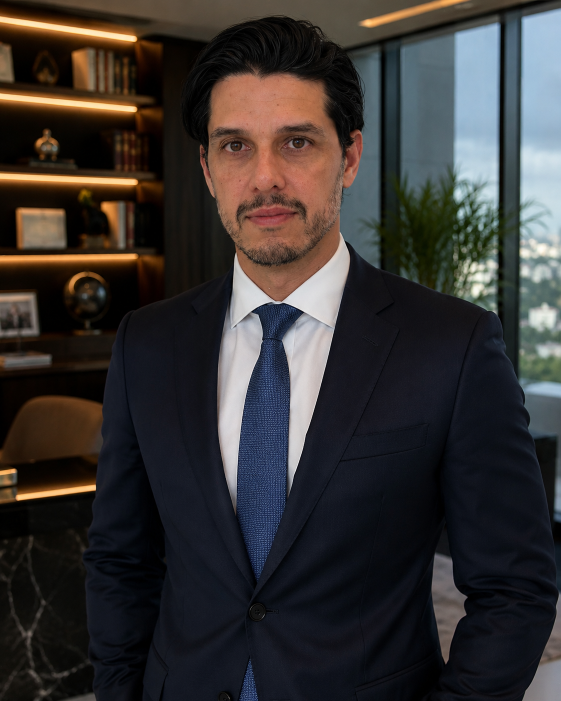
#> input picture kit/foto1.png, 1122 x 1402 px (shown at 1/2 size)
$ python gerar_so.py
#> lines starting #> are read from the running program, lines starting #| are printed output that depends on the picture; after the words box and inside, x2 and y2 are one past the last pixel; in counts of white or black regions, pixels touching at a corner belong together
### kit/gerar.py
import json, os, sys
from PIL import Image, ImageDraw, ImageFont, ImageFilter, ImageEnhance

F = "/tmp/fonts/fontsource-%s-5.3.0/package/files/%s-latin-%d-normal.woff"
import os as _os
KIT=_os.path.dirname(_os.path.abspath(__file__))
PG = _os.path.join(KIT,"fonts","texgyrepagella-%s.otf")
def font(fam, w, s):
    # padrão da marca: Book Antiqua -> equivalente livre TeX Gyre Pagella (Palatino)
    return ImageFont.truetype(PG % ("bold" if w >= 600 else "regular"), int(s * 1.08))

W, H = 1080, 1350
GOLD = (214, 174, 96); DARK = (22, 18, 14); WHITE = (255, 255, 255)
INK = (20, 20, 20); GRAY = (110, 110, 110); CARD = (244, 241, 235)

FOTO = Image.open(_os.path.join(KIT,"foto1.png")).convert("RGB")
#> FOTO is the input picture: PIL image 1122x1402 RGB; mean R, G, B 54.7, 51.2, 50.3
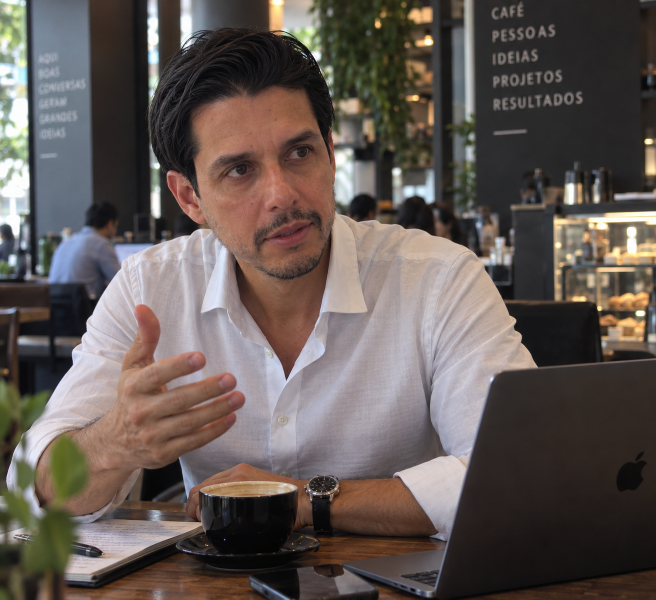
#> input picture kit/fotos/cafe_camisa_branca.png, 1312 x 1199 px, given in place of fundo.jpg, which was not available (shown at 1/2 size)

def wrap(draw, text, fnt, maxw):
    words, lines, cur = text.split(), [], ""
    for w in words:
        t = (cur + " " + w).strip()
        if draw.textlength(t, font=fnt) <= maxw: cur = t
        else: lines.append(cur); cur = w
    if cur: lines.append(cur)
    return lines

LOGO = _os.path.join(KIT,"logo.jpg")
def wordmark(img, y):
    from PIL import ImageChops
    if os.path.exists(LOGO):
        lg = Image.open(LOGO).convert("RGB"); lw = 560
        lg = lg.resize((lw, int(lg.height * lw / lg.width)), Image.LANCZOS)
        pos = ((W - lw) // 2, y - 20); reg = img.crop((pos[0], pos[1], pos[0] + lg.width, pos[1] + lg.height))
        mask = lg.convert("L").point(lambda v: 0 if v < 45 else min(255, (v - 45) * 3))
        img.paste(lg, pos, mask); return
    d = ImageDraw.Draw(img); f = font("montserrat", 800, 34); t = "DIEGOCIATOS"
    sp = 8; w = sum(d.textlength(c, font=f) for c in t) + sp * (len(t) - 1)
    x = (W - w) / 2
    for c in t:
        d.text((x, y), c, font=f, fill=WHITE); x += d.textlength(c, font=f) + sp
    d.line([((W - w) / 2, y + 50), ((W + w) / 2, y + 50)], fill=GOLD, width=3)

# [31 lines left out: function capa, not called in this run]

AV = _os.path.join(KIT,"avatar.jpg")
def avatar(size):
    if os.path.exists(AV):
        face = Image.open(AV).convert("RGB").crop((55, 15, 279, 239)).resize((size, size), Image.LANCZOS)
    else:
        cx, cy, r = 565, 370, 250
        face = FOTO.crop((cx - r, cy - r, cx + r, cy + r)).resize((size, size), Image.LANCZOS)
    m = Image.new("L", (size * 4, size * 4), 0); ImageDraw.Draw(m).ellipse([0, 0, size * 4, size * 4], fill=255)
    face.putalpha(m.resize((size, size), Image.LANCZOS)); return face

def rich_lines(d, text, maxw, size):
    # **negrito** dentro do texto
    reg = font("inter", 400, size); bold = font("inter", 700, size)
    toks = []
    for i, part in enumerate(text.split("**")):
        for w in part.split(): toks.append((w, i % 2 == 1))
    lines, cur, curw = [], [], 0
    sp = d.textlength(" ", font=reg)
    for w, b in toks:
        ww = d.textlength(w, font=bold if b else reg)
        glue = w[0] in ".,;:!?)"
        if cur and not glue and curw + sp + ww > maxw: lines.append(cur); cur, curw = [], 0
        curw += (0 if (glue or not cur) else sp) + ww; cur.append((w, b, glue))
    if cur: lines.append(cur)
    return lines, reg, bold, sp

def tweet(n, total, titulo, paras, out, fonte=None, rodape=None, punch=None):
    # punch: frase final em CAIXA ALTA e negrito (estilo 'conclusão do slide')
    img = Image.new("RGB", (W, H), WHITE); d = ImageDraw.Draw(img); X = 80; maxw = W - 2 * X
    # contador
    cf = font("inter", 600, 28); ct = f"{n}/{total}"; cw = d.textlength(ct, font=cf)
    d.rounded_rectangle([W - 80 - cw - 36, 50, W - 80, 100], radius=25, fill=(235, 235, 235))
    d.text((W - 80 - cw - 18, 58), ct, font=cf, fill=GRAY)
    # bloco de conteúdo — calcula altura para centralizar
    tf = font("inter", 800, 50); tl = wrap(d, titulo, tf, maxw - 40)
    blocks = []; bsize = 40
    for p in paras: blocks.append(rich_lines(d, p, maxw, bsize))
    h = 150 + 50 + len(tl) * 62 + 30
    for lines, *_ in blocks: h += len(lines) * 56 + 28
    if fonte: h += 120 + len(fonte.get("ficha", [])) * 46 + 44 * 2
    pf = font("inter", 800, 44); pl = wrap(d, punch.upper(), pf, maxw) if punch else []
    if pl: h += 20 + len(pl) * 56
    y = max(150, int((H - h) / 2) - 20)
    av = avatar(150); img.paste(av, (X, y), av)
    d.text((X + 180, y + 30), "Diego Ciatos", font=font("inter", 800, 44), fill=INK)
    d.text((X + 180, y + 86), "@diegociatos", font=font("inter", 400, 36), fill=GRAY)
    y += 150 + 50
    d.rectangle([X, y + 8, X + 14, y + 8 + len(tl) * 62 - 16], fill=GOLD)
    for l in tl: d.text((X + 34, y), l, font=tf, fill=INK); y += 62
    y += 30
    for lines, reg, bold, sp in blocks:
        for line in lines:
            x = X
            for i, (w, b, glue) in enumerate(line):
                f = bold if b else reg
                if glue and i: x -= sp
                d.text((x, y), w, font=f, fill=INK); x += d.textlength(w, font=f) + sp
            y += 56
        y += 28
    if pl:
        y += 12
        for l in pl: d.text((X, y), l, font=pf, fill=INK); y += 56
        y += 16
    if fonte:
        y += 10; sf = font("inter", 700, 26); hf = font("inter", 800, 34)
        lf = font("inter", 600, 30); vf = font("inter", 500, 30)
        hl = wrap(d, fonte["manchete"], hf, maxw - 60) if fonte.get("manchete") else []
        ficha = fonte.get("ficha", [])
        ch = 64 + len(hl) * 44 + (16 if hl else 0) + len(ficha) * 46 + 20
        d.rounded_rectangle([X, y, W - X, y + ch], radius=24, fill=CARD, outline=(220, 214, 200), width=2)
        d.text((X + 30, y + 22), fonte["veiculo"].upper(), font=sf, fill=(160, 120, 50))
        yy = y + 62
        for l in hl: d.text((X + 30, yy), l, font=hf, fill=INK); yy += 44
        if hl: yy += 16
        for lab, val in ficha:
            d.text((X + 30, yy), lab, font=lf, fill=GRAY)
            d.text((X + 260, yy), val, font=vf, fill=INK); yy += 46
    if rodape:
        d.text((X, H - 90), rodape, font=font("inter", 600, 28), fill=GRAY)
    img.save(out, quality=94)

# [32 lines left out: function capa2, not called in this run]

def fit(im, w, h):
#> called with w = 1080, h = 1350
    s = max(w / im.width, h / im.height); im = im.resize((int(im.width*s)+1, int(im.height*s)+1), Image.LANCZOS)
#> after `s = max(w / im.width, h / im.height)`: s = 1.13
    return im.crop(((im.width-w)//2, 0, (im.width-w)//2+w, h))
def capa3(tema, foto, selo, gancho, destaque, apoio, out, lado="dir", crop=None):
    bg = ImageEnhance.Brightness(fit(Image.open(tema).convert("RGB"), W, H)).enhance(0.75)
    p = Image.open(foto).convert("RGB")
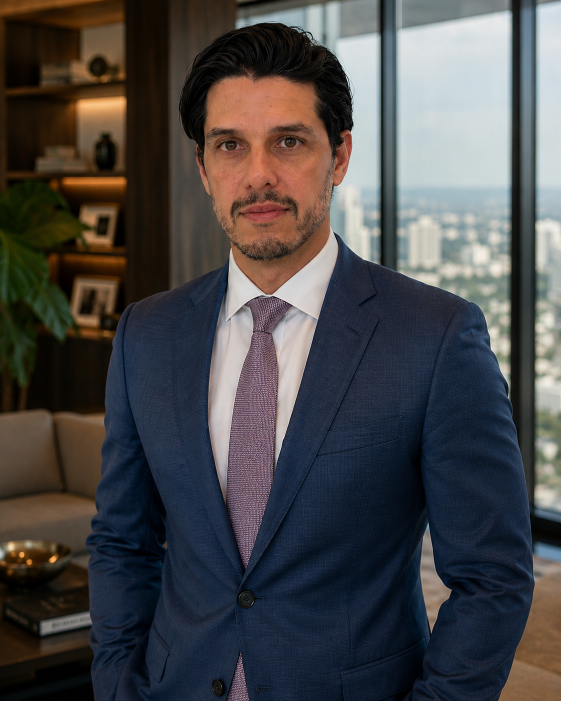
#> input picture kit/fotos/terno_azul.png, 1122 x 1402 px, found by its file name (shown at 1/2 size)
#> p is the input picture: PIL image 1122x1402 RGB; mean R, G, B 72.7, 71.2, 72.2
    if crop: p = p.crop(tuple(crop))
    pw = int(W * 0.66); ph = int(p.height * pw / p.width); p = p.resize((pw, ph), Image.LANCZOS).crop((0, 0, pw, min(ph, int(H*0.66))))
#> after `ph = int(p.height * pw / p.width)`: ph = 889
    # máscara: some nas laterais e embaixo
    m = Image.new("L", p.size, 255); md = m.load()
#> after `m = Image.new('L', p.size, 255)`: m: PIL image 712x889 L; every value is 255
    for x in range(p.width):
        fx = min(1, x / (p.width*0.28)) if lado=="dir" else min(1, (p.width - x) / (p.width*0.28))
        for y in range(p.height):
            fy = min(1, (p.height - y) / (p.height*0.35))
            md[x, y] = int(255 * fx * fy)
    x0 = W - pw if lado=="dir" else 0
    img = bg.copy(); img.paste(p, (x0, 0), m)
    # degradê para o texto
    g = Image.new("L", (1, H))
    for y in range(H): g.putpixel((0, y), int(min(1, max(0, (y - H*0.38)/(H*0.3))) * 240))
    img = Image.composite(Image.new("RGB", (W, H), (10, 9, 8)), img, g.resize((W, H)))
    d = ImageDraw.Draw(img); X = 70; maxw = W - 2*X
    sf = font("inter", 700, 30); sw = d.textlength(selo, font=sf)
#> after `sw = d.textlength(selo, font=sf)`: sw = 270.9
    _hf = font("inter", 700, 104); _gl = wrap(d, gancho, _hf, maxw)
    _s = 104
    while len(_gl) > 3 and _s >= 70: _s -= 6; _hf = font("inter", 700, _s); _gl = wrap(d, gancho, _hf, maxw)
#> this loop made 6 passes
    _bl = wrap(d, destaque, font("inter", 700, 58), maxw - 30); _al = wrap(d, apoio, font("inter", 400, 40), maxw)
    _h = 90 + len(_gl) * int(_s * 1.12) + 10 + len(_bl) * 78 + 18 + len(_al) * 52
    y = min(640, H - 190 - _h)
#> y = 530
    d.rounded_rectangle([X, y, X+sw+44, y+58], radius=29, fill=GOLD); d.text((X+22, y+9), selo, font=sf, fill=DARK); y += 90
#> after `y += 90`: y = 620
    size = 104
    while True:
        hf = font("inter", 700, size); gl = wrap(d, gancho, hf, maxw)
        if len(gl) <= 3 or size < 70: break
        size -= 6
#> after the loop, size = 68
    for l in gl: d.text((X, y), l, font=hf, fill=WHITE); y += int(size*1.12)
#> this loop made 4 passes
#> (l, y) on passes 1 to 4: ('Ele pagou o melhor', 696), ('diretor com ações da', 772), ('empresa. A Receita', 848), ('mandou a conta do INSS.', 924)
#> after the loop, y = 924
    y += 10; bf = font("inter", 700, 58)
#> after `y += 10`: y = 934
    for l in wrap(d, destaque, bf, maxw-30):
        bb = bf.getbbox(l); w = d.textlength(l, font=bf)
        d.rectangle([X-12, y+bb[1]-10, X+w+14, y+bb[3]+12], fill=GOLD); d.text((X, y), l, font=bf, fill=DARK); y += 78
#> this loop made 2 passes
#> (l, bb, w, y) on passes 1 to 2: ('O STJ decidiu: não pode.', (0, 10, 758, 71), 758.4, 1012), ('Unânime.', (0, 8, 297, 59), 297.4, 1090)
#> after the loop, y = 1090
    y += 18; af = font("inter", 400, 40)
#> after `y += 18`: y = 1108
    for l in wrap(d, apoio, af, maxw): d.text((X, y), l, font=af, fill=(230,230,230)); y += 52
#> this loop made 1 pass
#> (l, y) on pass 1: ('Stock options · julgado em 14/10/2026', 1160)
#> after the loop, y = 1160
    wordmark(img, H-120); img.save(out, quality=94)
#> in wordmark, `w = sum((d.textlength(c, font=f) for c in t)) + sp * (len(t) - 1)`: w = 330.9
#> in wordmark, `x = (W - w) / 2`: x = 374.5
#> the loop in wordmark, `for c in t:` made 11 passes
#> x on passes 1 to 11: 410.3, 428.9, 459.6, 495.5, 531.9, 565, 583.6, 616.3, 646.2, 682.6, 713.5
#> after the loop in wordmark, `for c in t:`: x = 713.5

# [23 lines left out: function capa_tweet, not called in this run]

# [12 lines that do not run on import are left out]

### 20261103_stock_options/gerar_so.py
import sys,os; sys.path.insert(0,'/home/claude/midia_repo/kit')
from PIL import Image
from gerar import tweet, capa3
T=7; o='so'
capa3('fundo.jpg','/home/claude/midia_repo/kit/fotos/terno_azul.png','STJ · TEMA 1.379',
 'Ele pagou o melhor diretor com ações da empresa. A Receita mandou a conta do INSS.',
 'O STJ decidiu: não pode. Unânime.','Stock options · julgado em 14/10/2026','%s_01.jpg'%o)
S=[
("QUEM É O MARCOS",["Ele é sócio de uma empresa de software em BH, com **60 funcionários**, organizada como **S.A.**","Precisava segurar o diretor de tecnologia, disputado pelo mercado, mas **não tinha caixa** para um salário de multinacional.","A saída: um **plano de opção de compra de ações** (stock options).","(História ilustrativa.)"],None,None),
("ELE FEZ TUDO CERTO",["O plano foi **aprovado em assembleia**, dentro do capital autorizado, como manda o **art. 168, § 3º, da Lei 6.404/1976**.","O diretor só podia comprar depois de **3 anos** na empresa e **pagava o preço** das ações com o próprio dinheiro.","Se a empresa não crescesse, a opção não valeria nada. **Risco real.**"],None,None),
("A CONTA QUE VEIO",["Na hora em que o diretor exerceu a opção, a Receita entendeu que aquilo era **salário disfarçado**.","Ganho no exercício: **R$ 500 mil**.","Cobrança: **R$ 129 mil** (20% patronal + 5,8% de terceiros, por exemplo), fora multa e juros.","(Conta ilustrativa.)"],None,None),
("O QUE O STJ DECIDIU",["Em **14/10/2026**, a Primeira Seção julgou o tema como **repetitivo**:"],{"veiculo":"Tema 1.379 · REsp 2.199.631/SP e 2.070.059/SP","manchete":"\"No regime do stock option plan previsto no art. 168, § 3º, da Lei n. 6.404/1976\" (...), não incidem contribuição patronal nem contribuições a terceiros no exercício da opção. (síntese)","ficha":[["Tribunal","STJ · 1ª Seção"],["Placar","Unânime"],["Relator","Min. Sérgio Kukina"],["Data","14/10/2026"]]},"Base: natureza mercantil, já reconhecida no Tema 1.226."),
("O QUE MUDA PARA VOCÊ",["• Plano de stock options **bem desenhado** não é folha: sem INSS patronal e terceiros no exercício.","• O imposto de renda do beneficiário fica para a **venda das ações com lucro** (Tema 1.226).","• **Limites:** a tese é para o plano do art. 168 (S.A.). Plano sem risco, sem pagamento ou com cara de bônus pode ficar de fora.","• Pagou no passado? Em regra, dá para discutir os **últimos 5 anos**."],None,"Cada caso exige análise individual."),
("VOCÊ QUER SEGURAR UM TALENTO SEM ESTOURAR A FOLHA?",["Transformar seu melhor profissional em sócio pode ser a melhor decisão do ano, se o plano for feito do jeito certo.","Comenta **\"SÓCIO\"** que eu te mostro o caminho.","WhatsApp (31) 99110-0349"],None,None),
]
for i,(t,p,f,r) in enumerate(S,start=2): tweet(i,T,t,p,'%s_%02d.jpg'%(o,i),f,r)
#> in tweet, `img = Image.new('RGB', (W, H), WHITE)`: img: PIL image 1080x1350 RGB; every value is 255
#> in tweet, `cw = d.textlength(ct, font=cf)`: cw = 48.3
#> in tweet, `tl = wrap(d, titulo, tf, maxw - 40)`: tl = ['QUEM É O MARCOS']
#> after the loop in tweet, `for p in paras: blocks.append(rich_lines(d, p, maxw, bsize))`: blocks = 4 items
#> in tweet, `h = 150 + 50 + len(tl) * 62 + 30`: h = 292
#> the loop in tweet, `for lines, *_ in blocks: h += len(lines) * 56 + 28` made 4 passes
#> h on passes 1 to 4: 488, 684, 824, 908
#> after the loop in tweet, `for lines, *_ in blocks: h += len(lines) * 56 + 28`: h = 908
#> in tweet, `pl = wrap(d, punch.upper(), pf, maxw) if punch else []`: pl = []
#> in tweet, `y = max(150, int((H - h) / 2) - 20)`: y = 201
#> in avatar, `m = Image.new('L', (size * 4, size * 4), 0)`: m: PIL image 600x600 L; every value is 0
#> in avatar, `ImageDraw.Draw(m).ellipse([0, 0, size * 4, size * 4], fill=255)`:
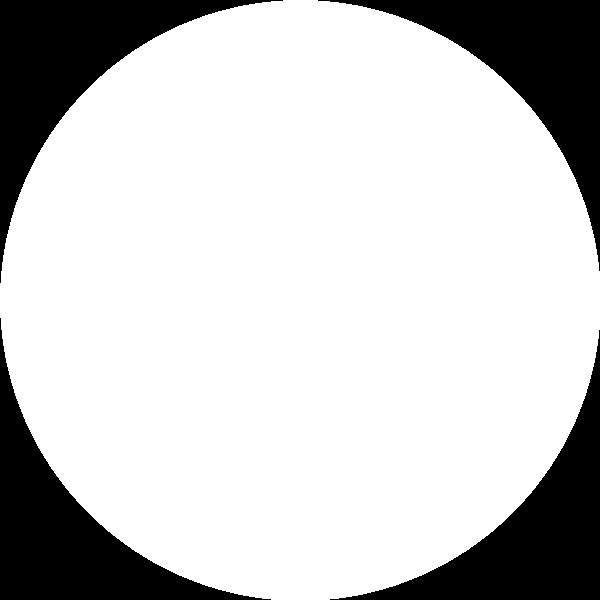
#> m: PIL image 600x600 L; 78.7% white; 4 black regions, box (x1, y1, x2, y2) and area: (0, 0, 283, 283) 19410, (318, 0, 600, 271) 19127, (0, 318, 271, 600) 19127, (330, 330, 600, 600) 18845
#> in avatar, `face.putalpha(m.resize((size, size), Image.LANCZOS))`:
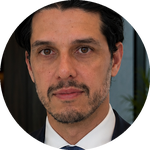
#> face: PIL image 150x150 RGBA; mean R, G, B, A 87.4, 67.9, 59.1, 200.8; transparent parts drawn white
#> in tweet, `y += 150 + 50`: y = 401
#> the loop in tweet, `for l in tl: d.text((X + 34, y), l, font=tf, fill=INK); y += 62` made 1 pass
#> (l, y) on pass 1: ('QUEM É O MARCOS', 463)
#> after the loop in tweet, `for l in tl: d.text((X + 34, y), l, font=tf, fill=INK); y += 62`: y = 463
#> in tweet, `y += 30`: y = 493
#> the loop in tweet, `for lines, reg, bold, sp in blocks:` made 4 passes
#> y on passes 1 to 4: 689, 885, 1025, 1109
#> after the loop in tweet, `for lines, reg, bold, sp in blocks:`: y = 1109
#> in tweet, `img.save(out, quality=94)`:
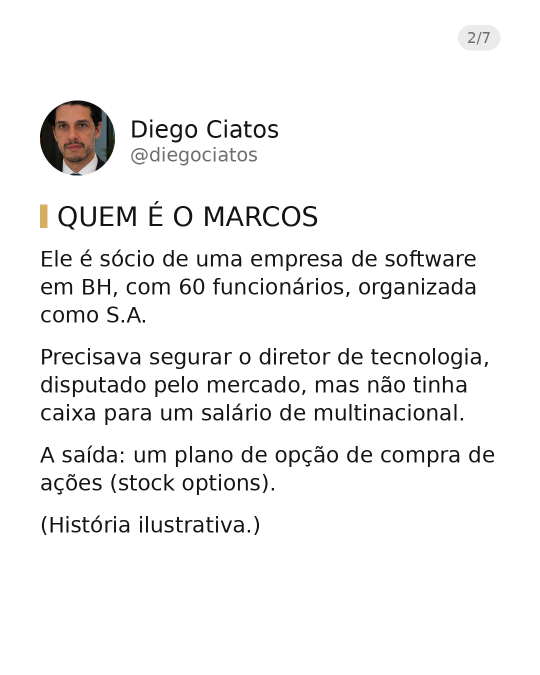
#> saved as so_02.jpg: PIL image 1080x1350 RGB (shown at 1/2 size); mean R, G, B 242.9, 242.5, 242.4
ims=[Image.open('%s_%02d.jpg'%(o,i)).convert('RGB') for i in range(1,T+1)]
#> ims = 7 items
for i,im in enumerate(ims,1): im.save('%s_%02d.jpg'%(o,i),quality=88)
#> this loop made 7 passes
#> pass 1, `for i,im in enumerate(ims,1): im.save('%s_%02d.jpg'%(o,i),quality=88)`:
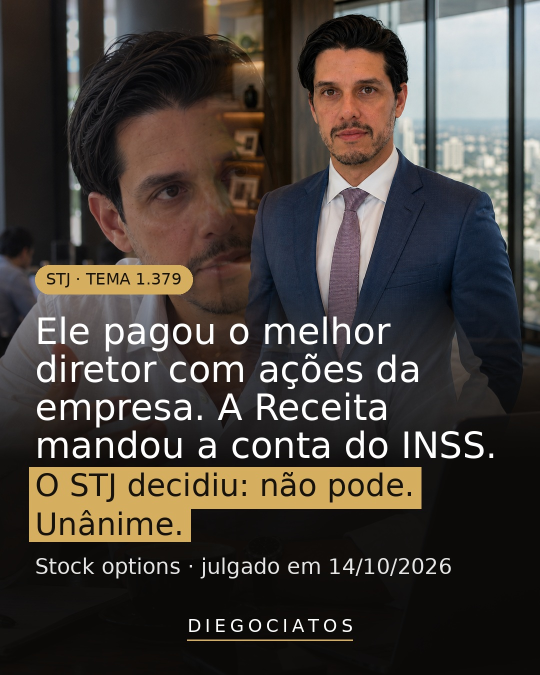
#> saved as so_01.jpg: PIL image 1080x1350 RGB (shown at 1/2 size); mean R, G, B 71.2, 64.7, 58.6
c=Image.new('RGB',(1440,900),'white')
#> c: PIL image 1440x900 RGB; every value is 255
for j,im in enumerate(ims): c.paste(im.resize((360,450)),((j%4)*360,(j//4)*450))
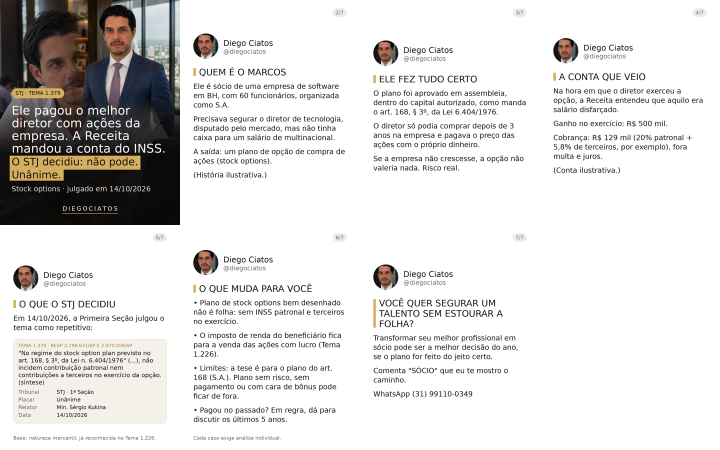
#> c: PIL image 1440x900 RGB (shown at 1/2 size); mean R, G, B 222.4, 221.2, 220
c.save('/tmp/claude-0/-home-claude-diegociatos/96bb7e0a-efdb-595d-b850-8d28a0173904/scratchpad/prev_so.jpg')
